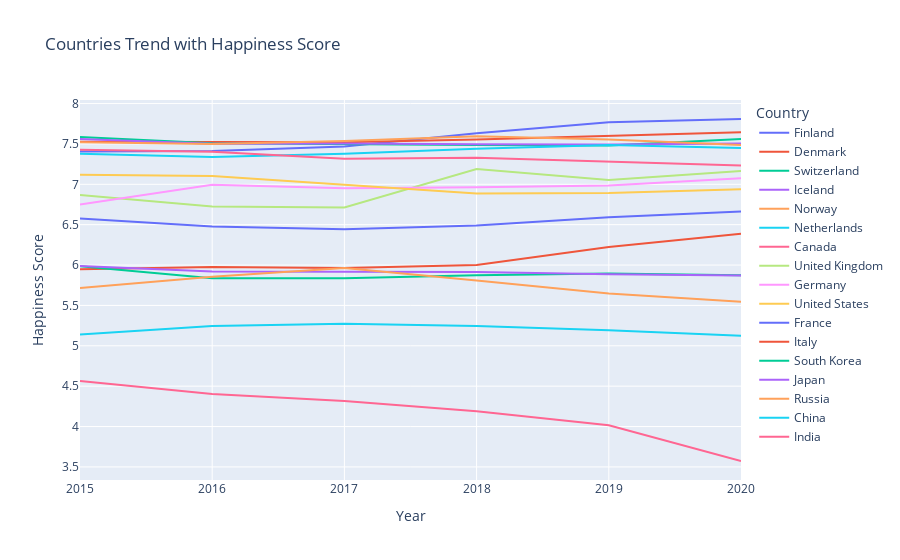
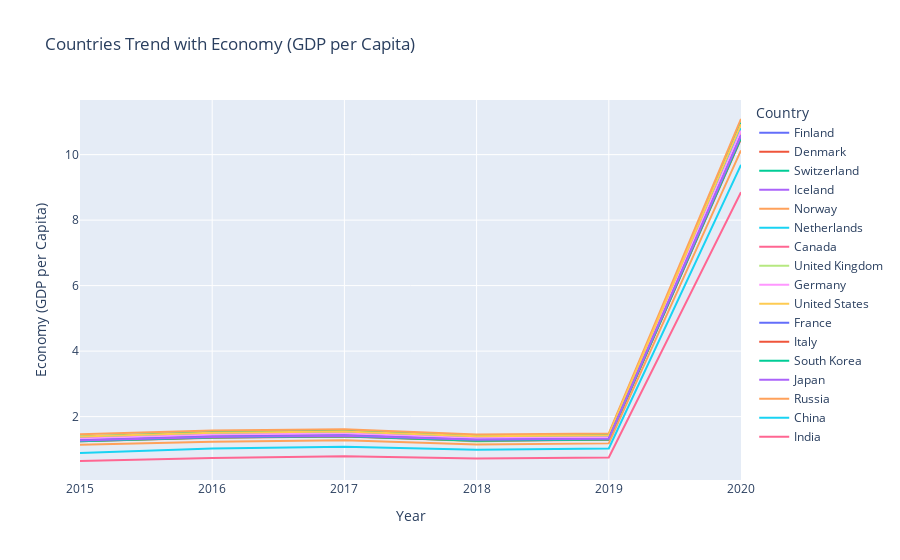
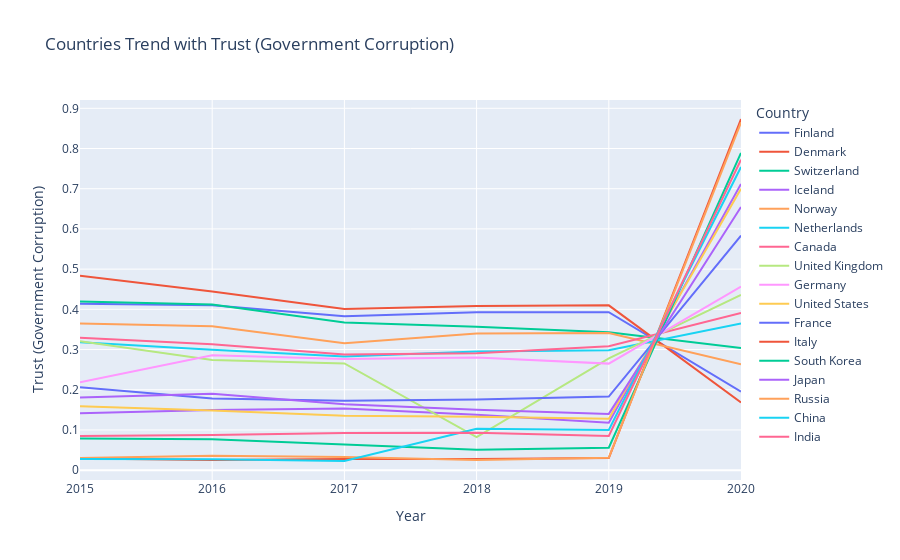

The notebook cell saved with these charts, in order:
### Markdown cell above
### Trend of Different Features over the Years against the Happiness Score - Analysed for Few Countries

### Code cell
countries=['India','United States','United Kingdom','Russia','China','Canada','Germany','France','Switzerland', 'Iceland', 'Denmark', 'Norway', 'Finland',
       'Netherlands','Japan', 'South Korea','Italy']
df_i=df_all[df_all['Country'].isin(countries)]
fig=px.line(df_i,x='Year',y='Happiness Score',color='Country',title='Countries Trend with Happiness Score')
fig.show()

fig=px.line(df_i,x='Year',y='Economy (GDP per Capita)',color='Country',title='Countries Trend with Economy (GDP per Capita)')
fig.show()

fig=px.line(df_i,x='Year',y='Trust (Government Corruption)',color='Country',title='Countries Trend with Trust (Government Corruption)')
fig.show()

### Figure 1 — Plotly figure (JSON) as saved in the notebook; plotly's stock layout.template omitted (floating-point values rounded to 4 significant figures)
{"data": [{"hovertemplate": "Country=Finland<br>Year=%{x}<br>Happiness Score=%{y}<extra></extra>", "legendgroup": "Finland", "line": {"color": "#636efa", "dash": "solid"}, "mode": "lines", "name": "Finland", "orientation": "v", "showlegend": true, "type": "scatter", "x": [2020, 2019, 2018, 2017, 2016, 2015], "xaxis": "x", "y": [7.809, 7.769, 7.632, 7.469, 7.413, 7.406], "yaxis": "y"}, {"hovertemplate": "Country=Denmark<br>Year=%{x}<br>Happiness Score=%{y}<extra></extra>", "legendgroup": "Denmark", "line": {"color": "#EF553B", "dash": "solid"}, "mode": "lines", "name": "Denmark", "orientation": "v", "showlegend": true, "type": "scatter", "x": [2020, 2019, 2018, 2017, 2016, 2015], "xaxis": "x", "y": [7.646, 7.6, 7.555, 7.522, 7.526, 7.527], "yaxis": "y"}, {"hovertemplate": "Country=Switzerland<br>Year=%{x}<br>Happiness Score=%{y}<extra></extra>", "legendgroup": "Switzerland", "line": {"color": "#00cc96", "dash": "solid"}, "mode": "lines", "name": "Switzerland", "orientation": "v", "showlegend": true, "type": "scatter", "x": [2020, 2019, 2018, 2017, 2016, 2015], "xaxis": "x", "y": [7.56, 7.48, 7.487, 7.494, 7.509, 7.587], "yaxis": "y"}, {"hovertemplate": "Country=Iceland<br>Year=%{x}<br>Happiness Score=%{y}<extra></extra>", "legendgroup": "Iceland", "line": {"color": "#ab63fa", "dash": "solid"}, "mode": "lines", "name": "Iceland", "orientation": "v", "showlegend": true, "type": "scatter", "x": [2020, 2019, 2018, 2017, 2016, 2015], "xaxis": "x", "y": [7.504, 7.494, 7.495, 7.504, 7.501, 7.561], "yaxis": "y"}, {"hovertemplate": "Country=Norway<br>Year=%{x}<br>Happiness Score=%{y}<extra></extra>", "legendgroup": "Norway", "line": {"color": "#FFA15A", "dash": "solid"}, "mode": "lines", "name": "Norway", "orientation": "v", "showlegend": true, "type": "scatter", "x": [2020, 2019, 2018, 2017, 2016, 2015], "xaxis": "x", "y": [7.488, 7.554, 7.594, 7.537, 7.498, 7.522], "yaxis": "y"}, {"hovertemplate": "Country=Netherlands<br>Year=%{x}<br>Happiness Score=%{y}<extra></extra>", "legendgroup": "Netherlands", "line": {"color": "#19d3f3", "dash": "solid"}, "mode": "lines", "name": "Netherlands", "orientation": "v", "showlegend": true, "type": "scatter", "x": [2020, 2019, 2018, 2017, 2016, 2015], "xaxis": "x", "y": [7.449, 7.488, 7.441, 7.377, 7.339, 7.378], "yaxis": "y"}, {"hovertemplate": "Country=Canada<br>Year=%{x}<br>Happiness Score=%{y}<extra></extra>", "legendgroup": "Canada", "line": {"color": "#FF6692", "dash": "solid"}, "mode": "lines", "name": "Canada", "orientation": "v", "showlegend": true, "type": "scatter", "x": [2020, 2019, 2018, 2017, 2016, 2015], "xaxis": "x", "y": [7.232, 7.278, 7.328, 7.316, 7.404, 7.427], "yaxis": "y"}, {"hovertemplate": "Country=United Kingdom<br>Year=%{x}<br>Happiness Score=%{y}<extra></extra>", "legendgroup": "United Kingdom", "line": {"color": "#B6E880", "dash": "solid"}, "mode": "lines", "name": "United Kingdom", "orientation": "v", "showlegend": true, "type": "scatter", "x": [2020, 2019, 2018, 2017, 2016, 2015], "xaxis": "x", "y": [7.165, 7.054, 7.19, 6.714, 6.725, 6.867], "yaxis": "y"}, {"hovertemplate": "Country=Germany<br>Year=%{x}<br>Happiness Score=%{y}<extra></extra>", "legendgroup": "Germany", "line": {"color": "#FF97FF", "dash": "solid"}, "mode": "lines", "name": "Germany", "orientation": "v", "showlegend": true, "type": "scatter", "x": [2020, 2019, 2018, 2017, 2016, 2015], "xaxis": "x", "y": [7.076, 6.985, 6.965, 6.951, 6.994, 6.75], "yaxis": "y"}, {"hovertemplate": "Country=United States<br>Year=%{x}<br>Happiness Score=%{y}<extra></extra>", "legendgroup": "United States", "line": {"color": "#FECB52", "dash": "solid"}, "mode": "lines", "name": "United States", "orientation": "v", "showlegend": true, "type": "scatter", "x": [2020, 2019, 2018, 2017, 2016, 2015], "xaxis": "x", "y": [6.94, 6.892, 6.886, 6.993, 7.104, 7.119], "yaxis": "y"}, {"hovertemplate": "Country=France<br>Year=%{x}<br>Happiness Score=%{y}<extra></extra>", "legendgroup": "France", "line": {"color": "#636efa", "dash": "solid"}, "mode": "lines", "name": "France", "orientation": "v", "showlegend": true, "type": "scatter", "x": [2020, 2019, 2018, 2017, 2016, 2015], "xaxis": "x", "y": [6.664, 6.592, 6.489, 6.442, 6.478, 6.575], "yaxis": "y"}, {"hovertemplate": "Country=Italy<br>Year=%{x}<br>Happiness Score=%{y}<extra></extra>", "legendgroup": "Italy", "line": {"color": "#EF553B", "dash": "solid"}, "mode": "lines", "name": "Italy", "orientation": "v", "showlegend": true, "type": "scatter", "x": [2020, 2019, 2018, 2017, 2016, 2015], "xaxis": "x", "y": [6.387, 6.223, 6, 5.964, 5.977, 5.948], "yaxis": "y"}, {"hovertemplate": "Country=South Korea<br>Year=%{x}<br>Happiness Score=%{y}<extra></extra>", "legendgroup": "South Korea", "line": {"color": "#00cc96", "dash": "solid"}, "mode": "lines", "name": "South Korea", "orientation": "v", "showlegend": true, "type": "scatter", "x": [2020, 2019, 2018, 2017, 2016, 2015], "xaxis": "x", "y": [5.872, 5.895, 5.875, 5.838, 5.835, 5.984], "yaxis": "y"}, {"hovertemplate": "Country=Japan<br>Year=%{x}<br>Happiness Score=%{y}<extra></extra>", "legendgroup": "Japan", "line": {"color": "#ab63fa", "dash": "solid"}, "mode": "lines", "name": "Japan", "orientation": "v", "showlegend": true, "type": "scatter", "x": [2020, 2019, 2018, 2017, 2016, 2015], "xaxis": "x", "y": [5.871, 5.886, 5.915, 5.92, 5.921, 5.987], "yaxis": "y"}, {"hovertemplate": "Country=Russia<br>Year=%{x}<br>Happiness Score=%{y}<extra></extra>", "legendgroup": "Russia", "line": {"color": "#FFA15A", "dash": "solid"}, "mode": "lines", "name": "Russia", "orientation": "v", "showlegend": true, "type": "scatter", "x": [2020, 2019, 2018, 2017, 2016, 2015], "xaxis": "x", "y": [5.546, 5.648, 5.81, 5.963, 5.856, 5.716], "yaxis": "y"}, {"hovertemplate": "Country=China<br>Year=%{x}<br>Happiness Score=%{y}<extra></extra>", "legendgroup": "China", "line": {"color": "#19d3f3", "dash": "solid"}, "mode": "lines", "name": "China", "orientation": "v", "showlegend": true, "type": "scatter", "x": [2020, 2019, 2018, 2017, 2016, 2015], "xaxis": "x", "y": [5.124, 5.191, 5.246, 5.273, 5.245, 5.14], "yaxis": "y"}, {"hovertemplate": "Country=India<br>Year=%{x}<br>Happiness Score=%{y}<extra></extra>", "legendgroup": "India", "line": {"color": "#FF6692", "dash": "solid"}, "mode": "lines", "name": "India", "orientation": "v", "showlegend": true, "type": "scatter", "x": [2020, 2019, 2018, 2017, 2016, 2015], "xaxis": "x", "y": [3.573, 4.015, 4.19, 4.315, 4.404, 4.565], "yaxis": "y"}], "layout": {"legend": {"title": {"text": "Country"}, "tracegroupgap": 0}, "title": {"text": "Countries Trend with Happiness Score"}, "xaxis": {"anchor": "y", "domain": [0, 1], "title": {"text": "Year"}}, "yaxis": {"anchor": "x", "domain": [0, 1], "title": {"text": "Happiness Score"}}}}

### Figure 2 — Plotly figure (JSON) as saved in the notebook; plotly's stock layout.template omitted (floating-point values rounded to 4 significant figures)
{"data": [{"hovertemplate": "Country=Finland<br>Year=%{x}<br>Economy (GDP per Capita)=%{y}<extra></extra>", "legendgroup": "Finland", "line": {"color": "#636efa", "dash": "solid"}, "mode": "lines", "name": "Finland", "orientation": "v", "showlegend": true, "type": "scatter", "x": [2020, 2019, 2018, 2017, 2016, 2015], "xaxis": "x", "y": [10.64, 1.34, 1.305, 1.444, 1.406, 1.29], "yaxis": "y"}, {"hovertemplate": "Country=Denmark<br>Year=%{x}<br>Economy (GDP per Capita)=%{y}<extra></extra>", "legendgroup": "Denmark", "line": {"color": "#EF553B", "dash": "solid"}, "mode": "lines", "name": "Denmark", "orientation": "v", "showlegend": true, "type": "scatter", "x": [2020, 2019, 2018, 2017, 2016, 2015], "xaxis": "x", "y": [10.77, 1.383, 1.351, 1.482, 1.442, 1.325], "yaxis": "y"}, {"hovertemplate": "Country=Switzerland<br>Year=%{x}<br>Economy (GDP per Capita)=%{y}<extra></extra>", "legendgroup": "Switzerland", "line": {"color": "#00cc96", "dash": "solid"}, "mode": "lines", "name": "Switzerland", "orientation": "v", "showlegend": true, "type": "scatter", "x": [2020, 2019, 2018, 2017, 2016, 2015], "xaxis": "x", "y": [10.98, 1.452, 1.42, 1.565, 1.527, 1.397], "yaxis": "y"}, {"hovertemplate": "Country=Iceland<br>Year=%{x}<br>Economy (GDP per Capita)=%{y}<extra></extra>", "legendgroup": "Iceland", "line": {"color": "#ab63fa", "dash": "solid"}, "mode": "lines", "name": "Iceland", "orientation": "v", "showlegend": true, "type": "scatter", "x": [2020, 2019, 2018, 2017, 2016, 2015], "xaxis": "x", "y": [10.77, 1.38, 1.343, 1.481, 1.427, 1.302], "yaxis": "y"}, {"hovertemplate": "Country=Norway<br>Year=%{x}<br>Economy (GDP per Capita)=%{y}<extra></extra>", "legendgroup": "Norway", "line": {"color": "#FFA15A", "dash": "solid"}, "mode": "lines", "name": "Norway", "orientation": "v", "showlegend": true, "type": "scatter", "x": [2020, 2019, 2018, 2017, 2016, 2015], "xaxis": "x", "y": [11.09, 1.488, 1.456, 1.616, 1.577, 1.459], "yaxis": "y"}, {"hovertemplate": "Country=Netherlands<br>Year=%{x}<br>Economy (GDP per Capita)=%{y}<extra></extra>", "legendgroup": "Netherlands", "line": {"color": "#19d3f3", "dash": "solid"}, "mode": "lines", "name": "Netherlands", "orientation": "v", "showlegend": true, "type": "scatter", "x": [2020, 2019, 2018, 2017, 2016, 2015], "xaxis": "x", "y": [10.81, 1.396, 1.361, 1.504, 1.465, 1.329], "yaxis": "y"}, {"hovertemplate": "Country=Canada<br>Year=%{x}<br>Economy (GDP per Capita)=%{y}<extra></extra>", "legendgroup": "Canada", "line": {"color": "#FF6692", "dash": "solid"}, "mode": "lines", "name": "Canada", "orientation": "v", "showlegend": true, "type": "scatter", "x": [2020, 2019, 2018, 2017, 2016, 2015], "xaxis": "x", "y": [10.69, 1.365, 1.33, 1.479, 1.44, 1.326], "yaxis": "y"}, {"hovertemplate": "Country=United Kingdom<br>Year=%{x}<br>Economy (GDP per Capita)=%{y}<extra></extra>", "legendgroup": "United Kingdom", "line": {"color": "#B6E880", "dash": "solid"}, "mode": "lines", "name": "United Kingdom", "orientation": "v", "showlegend": true, "type": "scatter", "x": [2020, 2019, 2018, 2017, 2016, 2015], "xaxis": "x", "y": [10.6, 1.333, 1.244, 1.442, 1.403, 1.266], "yaxis": "y"}, {"hovertemplate": "Country=Germany<br>Year=%{x}<br>Economy (GDP per Capita)=%{y}<extra></extra>", "legendgroup": "Germany", "line": {"color": "#FF97FF", "dash": "solid"}, "mode": "lines", "name": "Germany", "orientation": "v", "showlegend": true, "type": "scatter", "x": [2020, 2019, 2018, 2017, 2016, 2015], "xaxis": "x", "y": [10.73, 1.373, 1.34, 1.488, 1.448, 1.328], "yaxis": "y"}, {"hovertemplate": "Country=United States<br>Year=%{x}<br>Economy (GDP per Capita)=%{y}<extra></extra>", "legendgroup": "United States", "line": {"color": "#FECB52", "dash": "solid"}, "mode": "lines", "name": "United States", "orientation": "v", "showlegend": true, "type": "scatter", "x": [2020, 2019, 2018, 2017, 2016, 2015], "xaxis": "x", "y": [10.93, 1.433, 1.398, 1.546, 1.508, 1.395], "yaxis": "y"}, {"hovertemplate": "Country=France<br>Year=%{x}<br>Economy (GDP per Capita)=%{y}<extra></extra>", "legendgroup": "France", "line": {"color": "#636efa", "dash": "solid"}, "mode": "lines", "name": "France", "orientation": "v", "showlegend": true, "type": "scatter", "x": [2020, 2019, 2018, 2017, 2016, 2015], "xaxis": "x", "y": [10.58, 1.324, 1.293, 1.431, 1.395, 1.278], "yaxis": "y"}, {"hovertemplate": "Country=Italy<br>Year=%{x}<br>Economy (GDP per Capita)=%{y}<extra></extra>", "legendgroup": "Italy", "line": {"color": "#EF553B", "dash": "solid"}, "mode": "lines", "name": "Italy", "orientation": "v", "showlegend": true, "type": "scatter", "x": [2020, 2019, 2018, 2017, 2016, 2015], "xaxis": "x", "y": [10.48, 1.294, 1.264, 1.395, 1.355, 1.251], "yaxis": "y"}, {"hovertemplate": "Country=South Korea<br>Year=%{x}<br>Economy (GDP per Capita)=%{y}<extra></extra>", "legendgroup": "South Korea", "line": {"color": "#00cc96", "dash": "solid"}, "mode": "lines", "name": "South Korea", "orientation": "v", "showlegend": true, "type": "scatter", "x": [2020, 2019, 2018, 2017, 2016, 2015], "xaxis": "x", "y": [10.51, 1.301, 1.266, 1.402, 1.359, 1.245], "yaxis": "y"}, {"hovertemplate": "Country=Japan<br>Year=%{x}<br>Economy (GDP per Capita)=%{y}<extra></extra>", "legendgroup": "Japan", "line": {"color": "#ab63fa", "dash": "solid"}, "mode": "lines", "name": "Japan", "orientation": "v", "showlegend": true, "type": "scatter", "x": [2020, 2019, 2018, 2017, 2016, 2015], "xaxis": "x", "y": [10.58, 1.327, 1.294, 1.417, 1.38, 1.271], "yaxis": "y"}, {"hovertemplate": "Country=Russia<br>Year=%{x}<br>Economy (GDP per Capita)=%{y}<extra></extra>", "legendgroup": "Russia", "line": {"color": "#FFA15A", "dash": "solid"}, "mode": "lines", "name": "Russia", "orientation": "v", "showlegend": true, "type": "scatter", "x": [2020, 2019, 2018, 2017, 2016, 2015], "xaxis": "x", "y": [10.13, 1.183, 1.151, 1.282, 1.232, 1.138], "yaxis": "y"}, {"hovertemplate": "Country=China<br>Year=%{x}<br>Economy (GDP per Capita)=%{y}<extra></extra>", "legendgroup": "China", "line": {"color": "#19d3f3", "dash": "solid"}, "mode": "lines", "name": "China", "orientation": "v", "showlegend": true, "type": "scatter", "x": [2020, 2019, 2018, 2017, 2016, 2015], "xaxis": "x", "y": [9.689, 1.029, 0.989, 1.081, 1.028, 0.8901], "yaxis": "y"}, {"hovertemplate": "Country=India<br>Year=%{x}<br>Economy (GDP per Capita)=%{y}<extra></extra>", "legendgroup": "India", "line": {"color": "#FF6692", "dash": "solid"}, "mode": "lines", "name": "India", "orientation": "v", "showlegend": true, "type": "scatter", "x": [2020, 2019, 2018, 2017, 2016, 2015], "xaxis": "x", "y": [8.85, 0.755, 0.721, 0.7922, 0.7404, 0.645], "yaxis": "y"}], "layout": {"legend": {"title": {"text": "Country"}, "tracegroupgap": 0}, "title": {"text": "Countries Trend with Economy (GDP per Capita)"}, "xaxis": {"anchor": "y", "domain": [0, 1], "title": {"text": "Year"}}, "yaxis": {"anchor": "x", "domain": [0, 1], "title": {"text": "Economy (GDP per Capita)"}}}}

### Figure 3 — Plotly figure (JSON) as saved in the notebook; plotly's stock layout.template omitted (floating-point values rounded to 4 significant figures)
{"data": [{"hovertemplate": "Country=Finland<br>Year=%{x}<br>Trust (Government Corruption)=%{y}<extra></extra>", "legendgroup": "Finland", "line": {"color": "#636efa", "dash": "solid"}, "mode": "lines", "name": "Finland", "orientation": "v", "showlegend": true, "type": "scatter", "x": [2020, 2019, 2018, 2017, 2016, 2015], "xaxis": "x", "y": [0.1954, 0.393, 0.393, 0.3826, 0.41, 0.4137], "yaxis": "y"}, {"hovertemplate": "Country=Denmark<br>Year=%{x}<br>Trust (Government Corruption)=%{y}<extra></extra>", "legendgroup": "Denmark", "line": {"color": "#EF553B", "dash": "solid"}, "mode": "lines", "name": "Denmark", "orientation": "v", "showlegend": true, "type": "scatter", "x": [2020, 2019, 2018, 2017, 2016, 2015], "xaxis": "x", "y": [0.1685, 0.41, 0.408, 0.4008, 0.4445, 0.4836], "yaxis": "y"}, {"hovertemplate": "Country=Switzerland<br>Year=%{x}<br>Trust (Government Corruption)=%{y}<extra></extra>", "legendgroup": "Switzerland", "line": {"color": "#00cc96", "dash": "solid"}, "mode": "lines", "name": "Switzerland", "orientation": "v", "showlegend": true, "type": "scatter", "x": [2020, 2019, 2018, 2017, 2016, 2015], "xaxis": "x", "y": [0.3037, 0.343, 0.357, 0.367, 0.412, 0.4198], "yaxis": "y"}, {"hovertemplate": "Country=Iceland<br>Year=%{x}<br>Trust (Government Corruption)=%{y}<extra></extra>", "legendgroup": "Iceland", "line": {"color": "#ab63fa", "dash": "solid"}, "mode": "lines", "name": "Iceland", "orientation": "v", "showlegend": true, "type": "scatter", "x": [2020, 2019, 2018, 2017, 2016, 2015], "xaxis": "x", "y": [0.7117, 0.118, 0.138, 0.1535, 0.1497, 0.1414], "yaxis": "y"}, {"hovertemplate": "Country=Norway<br>Year=%{x}<br>Trust (Government Corruption)=%{y}<extra></extra>", "legendgroup": "Norway", "line": {"color": "#FFA15A", "dash": "solid"}, "mode": "lines", "name": "Norway", "orientation": "v", "showlegend": true, "type": "scatter", "x": [2020, 2019, 2018, 2017, 2016, 2015], "xaxis": "x", "y": [0.2632, 0.341, 0.34, 0.316, 0.3578, 0.365], "yaxis": "y"}, {"hovertemplate": "Country=Netherlands<br>Year=%{x}<br>Trust (Government Corruption)=%{y}<extra></extra>", "legendgroup": "Netherlands", "line": {"color": "#19d3f3", "dash": "solid"}, "mode": "lines", "name": "Netherlands", "orientation": "v", "showlegend": true, "type": "scatter", "x": [2020, 2019, 2018, 2017, 2016, 2015], "xaxis": "x", "y": [0.3647, 0.298, 0.295, 0.2827, 0.2993, 0.3181], "yaxis": "y"}, {"hovertemplate": "Country=Canada<br>Year=%{x}<br>Trust (Government Corruption)=%{y}<extra></extra>", "legendgroup": "Canada", "line": {"color": "#FF6692", "dash": "solid"}, "mode": "lines", "name": "Canada", "orientation": "v", "showlegend": true, "type": "scatter", "x": [2020, 2019, 2018, 2017, 2016, 2015], "xaxis": "x", "y": [0.3908, 0.308, 0.291, 0.2874, 0.3133, 0.3296], "yaxis": "y"}, {"hovertemplate": "Country=United Kingdom<br>Year=%{x}<br>Trust (Government Corruption)=%{y}<extra></extra>", "legendgroup": "United Kingdom", "line": {"color": "#B6E880", "dash": "solid"}, "mode": "lines", "name": "United Kingdom", "orientation": "v", "showlegend": true, "type": "scatter", "x": [2020, 2019, 2018, 2017, 2016, 2015], "xaxis": "x", "y": [0.4359, 0.278, 0.082, 0.2654, 0.274, 0.3207], "yaxis": "y"}, {"hovertemplate": "Country=Germany<br>Year=%{x}<br>Trust (Government Corruption)=%{y}<extra></extra>", "legendgroup": "Germany", "line": {"color": "#FF97FF", "dash": "solid"}, "mode": "lines", "name": "Germany", "orientation": "v", "showlegend": true, "type": "scatter", "x": [2020, 2019, 2018, 2017, 2016, 2015], "xaxis": "x", "y": [0.4564, 0.265, 0.28, 0.2767, 0.2855, 0.2184], "yaxis": "y"}, {"hovertemplate": "Country=United States<br>Year=%{x}<br>Trust (Government Corruption)=%{y}<extra></extra>", "legendgroup": "United States", "line": {"color": "#FECB52", "dash": "solid"}, "mode": "lines", "name": "United States", "orientation": "v", "showlegend": true, "type": "scatter", "x": [2020, 2019, 2018, 2017, 2016, 2015], "xaxis": "x", "y": [0.6997, 0.128, 0.133, 0.1356, 0.1487, 0.1589], "yaxis": "y"}, {"hovertemplate": "Country=France<br>Year=%{x}<br>Trust (Government Corruption)=%{y}<extra></extra>", "legendgroup": "France", "line": {"color": "#636efa", "dash": "solid"}, "mode": "lines", "name": "France", "orientation": "v", "showlegend": true, "type": "scatter", "x": [2020, 2019, 2018, 2017, 2016, 2015], "xaxis": "x", "y": [0.5835, 0.183, 0.176, 0.1725, 0.1781, 0.2065], "yaxis": "y"}, {"hovertemplate": "Country=Italy<br>Year=%{x}<br>Trust (Government Corruption)=%{y}<extra></extra>", "legendgroup": "Italy", "line": {"color": "#EF553B", "dash": "solid"}, "mode": "lines", "name": "Italy", "orientation": "v", "showlegend": true, "type": "scatter", "x": [2020, 2019, 2018, 2017, 2016, 2015], "xaxis": "x", "y": [0.8734, 0.03, 0.028, 0.02803, 0.02556, 0.02901], "yaxis": "y"}, {"hovertemplate": "Country=South Korea<br>Year=%{x}<br>Trust (Government Corruption)=%{y}<extra></extra>", "legendgroup": "South Korea", "line": {"color": "#00cc96", "dash": "solid"}, "mode": "lines", "name": "South Korea", "orientation": "v", "showlegend": true, "type": "scatter", "x": [2020, 2019, 2018, 2017, 2016, 2015], "xaxis": "x", "y": [0.7891, 0.056, 0.051, 0.06328, 0.07716, 0.07857], "yaxis": "y"}, {"hovertemplate": "Country=Japan<br>Year=%{x}<br>Trust (Government Corruption)=%{y}<extra></extra>", "legendgroup": "Japan", "line": {"color": "#ab63fa", "dash": "solid"}, "mode": "lines", "name": "Japan", "orientation": "v", "showlegend": true, "type": "scatter", "x": [2020, 2019, 2018, 2017, 2016, 2015], "xaxis": "x", "y": [0.6546, 0.14, 0.15, 0.1638, 0.1898, 0.1806], "yaxis": "y"}, {"hovertemplate": "Country=Russia<br>Year=%{x}<br>Trust (Government Corruption)=%{y}<extra></extra>", "legendgroup": "Russia", "line": {"color": "#FFA15A", "dash": "solid"}, "mode": "lines", "name": "Russia", "orientation": "v", "showlegend": true, "type": "scatter", "x": [2020, 2019, 2018, 2017, 2016, 2015], "xaxis": "x", "y": [0.8648, 0.031, 0.025, 0.03296, 0.03586, 0.03005], "yaxis": "y"}, {"hovertemplate": "Country=China<br>Year=%{x}<br>Trust (Government Corruption)=%{y}<extra></extra>", "legendgroup": "China", "line": {"color": "#19d3f3", "dash": "solid"}, "mode": "lines", "name": "China", "orientation": "v", "showlegend": true, "type": "scatter", "x": [2020, 2019, 2018, 2017, 2016, 2015], "xaxis": "x", "y": [0.754, 0.1, 0.103, 0.02279, 0.02745, 0.02781], "yaxis": "y"}, {"hovertemplate": "Country=India<br>Year=%{x}<br>Trust (Government Corruption)=%{y}<extra></extra>", "legendgroup": "India", "line": {"color": "#FF6692", "dash": "solid"}, "mode": "lines", "name": "India", "orientation": "v", "showlegend": true, "type": "scatter", "x": [2020, 2019, 2018, 2017, 2016, 2015], "xaxis": "x", "y": [0.772, 0.085, 0.093, 0.09223, 0.08722, 0.08492], "yaxis": "y"}], "layout": {"legend": {"title": {"text": "Country"}, "tracegroupgap": 0}, "title": {"text": "Countries Trend with Trust (Government Corruption)"}, "xaxis": {"anchor": "y", "domain": [0, 1], "title": {"text": "Year"}}, "yaxis": {"anchor": "x", "domain": [0, 1], "title": {"text": "Trust (Government Corruption)"}}}}
